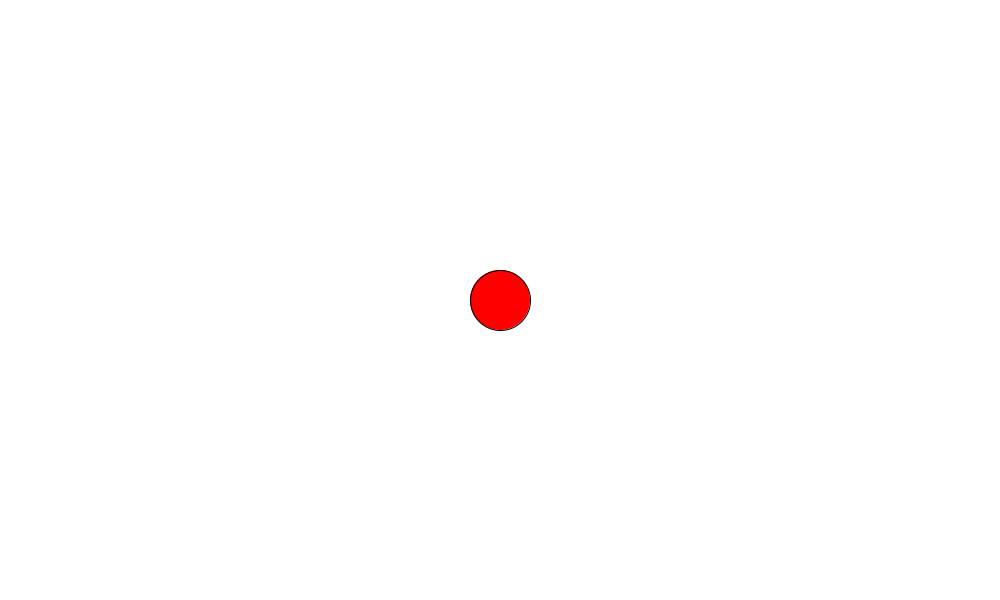
Frame 1 (no input)
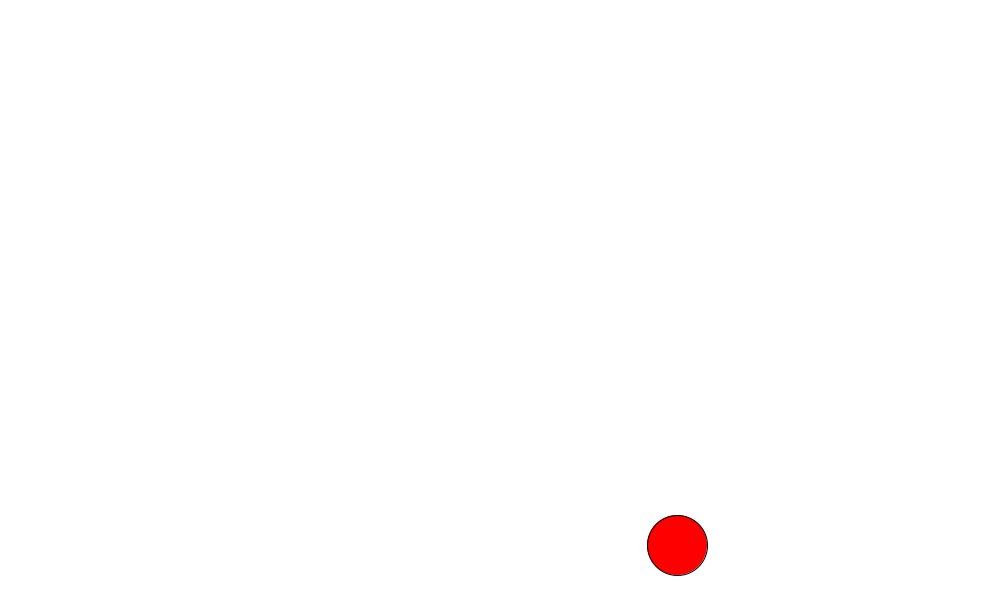
Frame 60 (the mouse pressed at the canvas centre just before this capture)
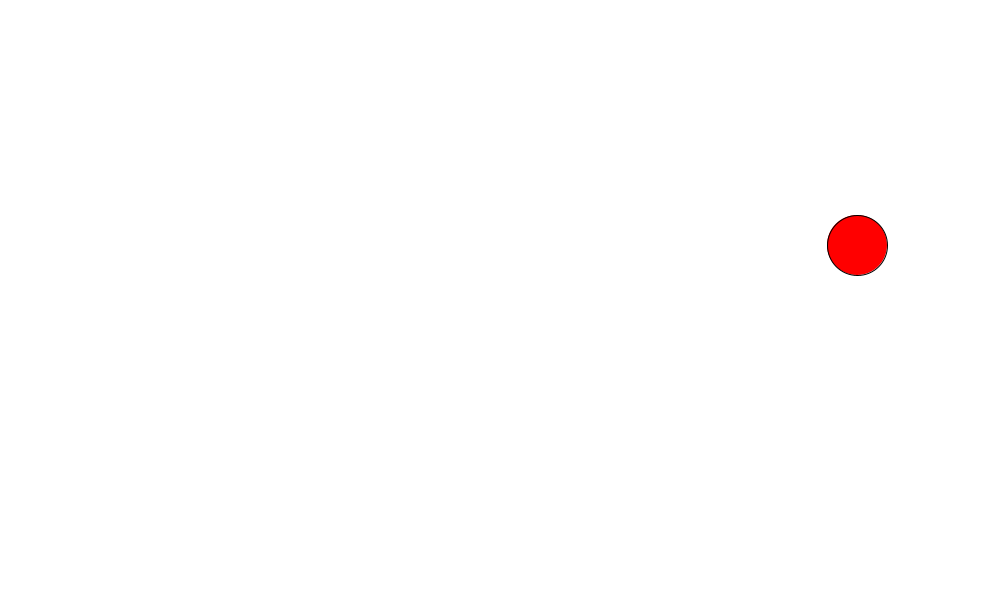
Frame 120 (the mouse held since frame 60 and released just before this capture)

The Processing sketch that drew these frames (run headless with seeded random() and noise(); from frame 60 on, the mouse is pressed at the canvas centre):

// Processing sketch: BouncingBall
// ── BouncingBall.pde
/* This lab introduces you to the basics of animation in Processing. We will animate
a bouncing ball. 

See the following slides for an intro to Processing. 
https://longbaonguyen.github.io/courses/apcsa/processing/processing1.pdf

*/

// declare int variables x, y(do not initialize) for center of ball
// and velocities in each component: change_x, change_y(integers)
int x, y;
int change_x, change_y;
// declare a variable for the radius of the ball
int radius;

void setup(){
  // set size of window and initialize x, y, change_x, change_y, radius
  size(1000, 600);
  x = width / 2;
  y = height / 2; // width and height are reserved variables representing
                  // width and height of screen(in this case, 800, 600)
  change_x = 3;
  change_y = 5;
  radius = 30;
}

void draw(){
  background(255);
  // set the fill to red. Call fill(red, green, blue).
  // Then call ellipse(x, y, width, height)
  // to draw circle centered at (x, y) with diameter = 2 * radius
  fill(255, 0, 0);
  ellipse(x, y, 2 * radius, 2 * radius);
  
          
  // update the center by adding change_x and change_y to x and y respectively.
  x += change_x;
  y += change_y;
  
  
  // if right edge of ball passes right side of screen or 
  // left edge of ball passes left side of screen, negate change_x
  // Note: use radius in the conditional so that the ball bounces exactly at edge.
  // Hint: Use width variable
  if(x + radius >= width || x - radius <= 0){
    change_x *= -1;
  }



  // if top edge of ball passes top side of screen or 
  // bottom edge of ball passes bottom side of screen, negate change_y
  // Note: use radius in the conditional so that the ball bounces exactly at edge.
  // Hint: Use height variable
  if(y + radius >= height || y - radius <= 0){
    change_y *= -1;
  }

  
}
